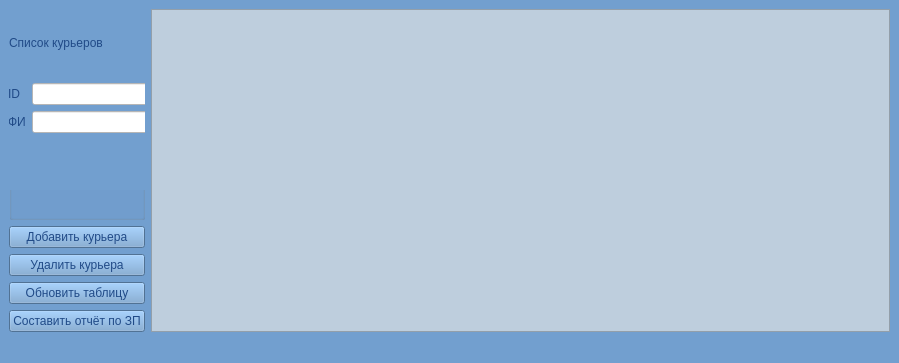
<?xml version="1.0" encoding="UTF-8"?>
<ui version="4.0">
 <class>Couriers</class>
 <widget class="QMainWindow" name="Couriers">
  <property name="geometry">
   <rect>
    <x>0</x>
    <y>0</y>
    <width>899</width>
    <height>363</height>
   </rect>
  </property>
  <property name="windowTitle">
   <string>MainWindow</string>
  </property>
  <property name="styleSheet">
   <string notr="true">background-color: rgb(114, 159, 207);</string>
  </property>
  <widget class="QWidget" name="centralwidget">
   <layout class="QGridLayout" name="gridLayout">
    <item row="0" column="0">
     <widget class="QLabel" name="label">
      <property name="styleSheet">
       <string notr="true">font: 63 italic 25pt &quot;URW Bookman&quot;;
color: rgb(32, 74, 135);</string>
      </property>
      <property name="text">
       <string>Список курьеров</string>
      </property>
     </widget>
    </item>
    <item row="4" column="0">
     <widget class="QPushButton" name="delete_2">
      <property name="styleSheet">
       <string notr="true">font: 63 italic 15pt &quot;URW Bookman&quot;;
color: rgb(32, 74, 135);</string>
      </property>
      <property name="text">
       <string>Удалить курьера</string>
      </property>
     </widget>
    </item>
    <item row="3" column="0">
     <widget class="QPushButton" name="add">
      <property name="styleSheet">
       <string notr="true">font: 63 italic 15pt &quot;URW Bookman&quot;;
color: rgb(32, 74, 135);</string>
      </property>
      <property name="text">
       <string>Добавить курьера</string>
      </property>
     </widget>
    </item>
    <item row="5" column="0">
     <widget class="QPushButton" name="refresh">
      <property name="styleSheet">
       <string notr="true">font: 63 italic 15pt &quot;URW Bookman&quot;;
color: rgb(32, 74, 135);</string>
      </property>
      <property name="text">
       <string>Обновить таблицу</string>
      </property>
     </widget>
    </item>
    <item row="6" column="0">
     <widget class="QPushButton" name="report">
      <property name="styleSheet">
       <string notr="true">font: 63 italic 15pt &quot;URW Bookman&quot;;
color: rgb(32, 74, 135);</string>
      </property>
      <property name="text">
       <string>Составить отчёт по ЗП</string>
      </property>
     </widget>
    </item>
    <item row="0" column="1" rowspan="7">
     <widget class="QTableView" name="courierTable">
      <property name="styleSheet">
       <string notr="true">background-color: rgb(190, 206, 221);
font: 63 italic 15pt &quot;URW Bookman&quot;;
color: rgb(32, 74, 135);</string>
      </property>
     </widget>
    </item>
    <item row="1" column="0" rowspan="2">
     <widget class="QGroupBox" name="groupBox">
      <property name="styleSheet">
       <string notr="true">font: 63 italic 13pt &quot;URW Bookman&quot;;
color: rgb(32, 74, 135);</string>
      </property>
      <property name="title">
       <string/>
      </property>
      <widget class="QWidget" name="formLayoutWidget">
       <property name="geometry">
        <rect>
         <x>-1</x>
         <y>0</y>
         <width>281</width>
         <height>107</height>
        </rect>
       </property>
       <layout class="QFormLayout" name="formLayout">
        <item row="0" column="0">
         <widget class="QLabel" name="idlab">
          <property name="text">
           <string>ID</string>
          </property>
         </widget>
        </item>
        <item row="0" column="1">
         <widget class="QLineEdit" name="idline">
          <property name="styleSheet">
           <string notr="true">background-color: rgb(255, 255, 255);</string>
          </property>
         </widget>
        </item>
        <item row="1" column="0">
         <widget class="QLabel" name="FIOlab">
          <property name="text">
           <string>ФИ</string>
          </property>
         </widget>
        </item>
        <item row="1" column="1">
         <widget class="QLineEdit" name="FIOline">
          <property name="styleSheet">
           <string notr="true">background-color: rgb(255, 255, 255);</string>
          </property>
         </widget>
        </item>
       </layout>
      </widget>
     </widget>
    </item>
   </layout>
  </widget>
  <widget class="QMenuBar" name="menubar">
   <property name="geometry">
    <rect>
     <x>0</x>
     <y>0</y>
     <width>899</width>
     <height>22</height>
    </rect>
   </property>
  </widget>
  <widget class="QStatusBar" name="statusbar"/>
 </widget>
 <resources/>
 <connections/>
</ui>
